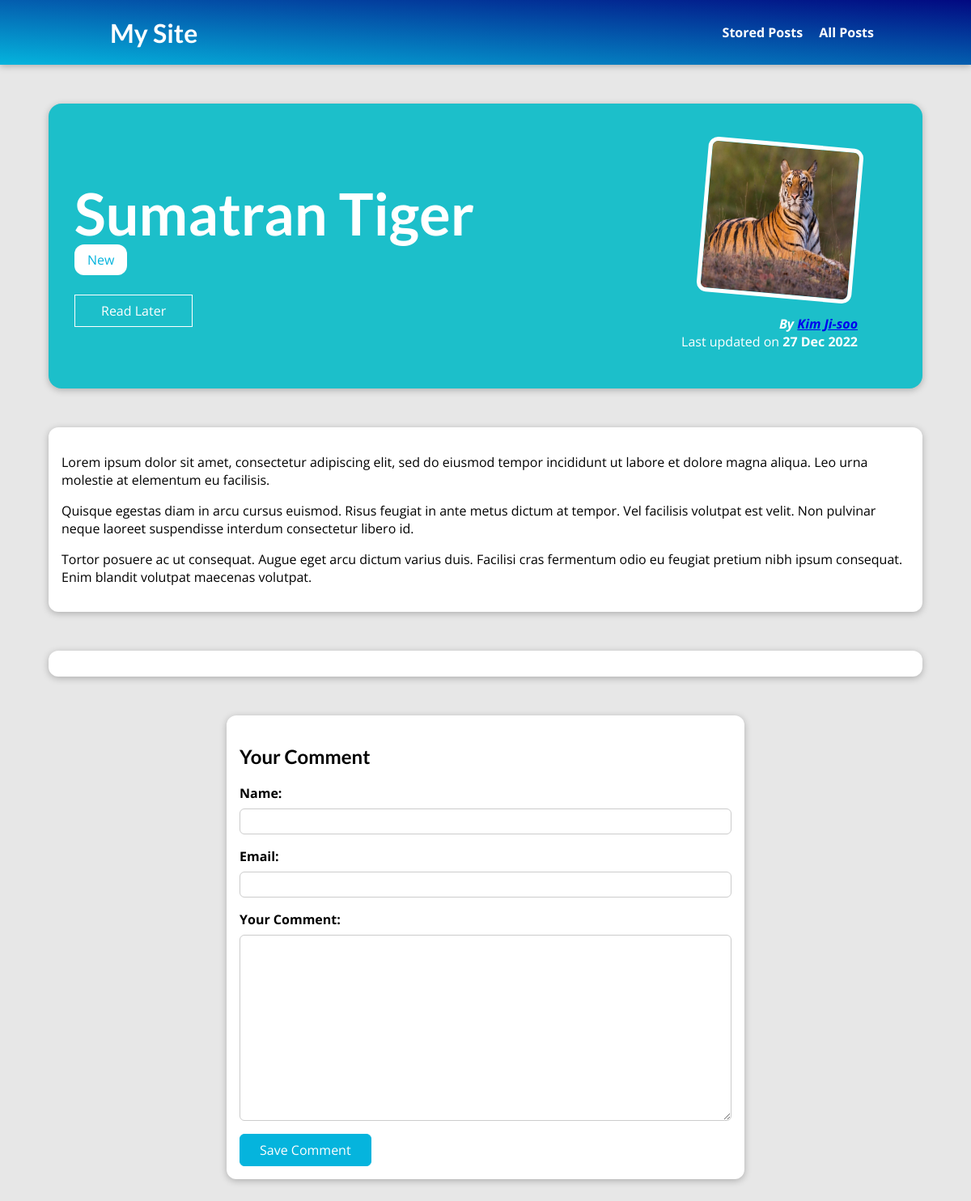
Screenshot of /post/bengal-tiger with the database file from the repository.
### new_blog/models.py (models this page shows, shortened)
class Post(models.Model):
    title = models.CharField(max_length=150)
    excerpt = models.CharField(max_length=200)
    image = models.ImageField(upload_to="posts", null=True)
    date = models.DateField(auto_now=True)
    slug = models.SlugField(unique=True, db_index=True)
    content = models.TextField(validators=[MinLengthValidator(10)])
    author = models.ForeignKey(Author, on_delete=models.SET_NULL, null=True, related_name="posts")
    tags = models.ManyToManyField(Tag)

class Tag(models.Model):
    caption = models.CharField(max_length=20)

class Author(models.Model):
    first_name = models.CharField(max_length=100)
    last_name = models.CharField(max_length=100)
    email_address = models.EmailField()
    def full_name(self):
        return f"{self.first_name} {self.last_name}"
    def __str__(self):
        return self.full_name()

### new_blog/views.py (the view, shortened to what this page needs)
# urls.py: path("post/<slug:slug>", views.SinglePostView.as_view(), name="post-detail-page"),  #post/my-first-post
class SinglePostView(DetailView):
    def is_stored_post(self, request, post_id):
        stored_posts = request.session.get("stored_posts")
        if stored_posts is not None:
            is_saved_for_later = post_id in stored_posts
        else:
            is_saved_for_later = False
        return is_saved_for_later
    def get(self, request, slug):
        post = Post.objects.get(slug=slug)
        context = {
            "post": post,
            "post_tags": post.tags.all(),
            "comment_form": CommentForm(),
            "comments": post.comments.all().order_by("-id"),
            "saved_for_later": self.is_stored_post(request, post.id)
        }
        return render(request, "new_blog/post_details.html", context)

### new_blog/forms.py
class CommentForm(forms.ModelForm):
    class Meta:
        model = Comment
        exclude = ["post"]
        labels = {
            "user_name": "Name",
            "user_email": "Email",
            "text": "Your Comment"
        }

### new_blog/templates/new_blog/post_details.html (shortened to what this page needs)
{% extends "base.html" %}
{% load static %}
{% block css_files %}
    <link rel="stylesheet" href="{% static "new_blog/post_details.css" %}" />
{% endblock %}
{% block content %}
    <section id="summary">
        <h2>{{ post.title }}</h2>
        <div>
            {% for tag in post_tags %}
                <span class="tag">{{ tag.caption }}</span>
            {% endfor %}
        </div>
        <div id="read-later">
            <form action="{% url "read-later" %}" method="POST">
                <button>
                    {% if saved_for_later %}
                        Remove from "Read Later" List
                    {% else %}
                        Read Later
                    {% endif %}
                </button>
            </form>
        </div>
        <article>
            <img src="{{ post.image.url}}" alt="{{ post.title }}" />
            <address>By <a href="mailto:{{ post.author.email_address }}">{{ post.author }}</a></address>
            <div>
                Last updated on <time>{{ post.date|date:"d M Y" }}</time>
            </div>
        </article>
    </section>
    <main>
        {{ post.content|linebreaks }}
    </main>
    <section id="comments">
    </section>
    <section id="comment-form">
        <h2>Your Comment</h2>
        <form action="{% url "post-detail-page" post.slug %}" method="POST">
            {% for form_field in comment_form %}
            <div class="form-control"{% if form_field.errors %}invalid{% endif %}>
                {{ form_field.label_tag }}
                {{ form_field }}
            </div>
            {% endfor %}
            <button>Save Comment</button>
        </form>
    </section>
{% endblock %}

### static/app.css (style rules this page uses)
* { box-sizing: border-box; }
html { font-family: 'Open Sans', 'Lato', sans-serif; }
body { margin: 0; }
h1, h2, h3 { font-family: 'Lato', sans-serif; font-weight: bold; }

### new_blog/static/new_blog/post_details.css (style rules this page uses)
body { background-color: #e7e7e7; }
#summary { margin: 8rem auto 3rem auto; padding: 2rem; width: 90%; max-width: 90rem; border-radius: 16px; background-color: #1cbfca; position: relative; box-shadow: 0 2px 8px rgba(0, 0, 0, 0.25); height: 22rem; }
#summary h2 { color: white; font-size: 4.5rem; margin-bottom: 0.25rem; }
#summary article { position: absolute; top: 2rem; right: 3rem; padding: 1rem 2rem; border-radius: 12px; text-align: right; color: white; }
#summary article img { width: 12rem; height: 12rem; border-radius: 12px; transform: rotateZ(5deg); border: 5px solid white; margin-bottom: 1rem; }
#summary address { font-weight: bold; }
#summary time { font-weight: bold; }
#read-later { margin: 2rem 0; }
#read-later button { background-color: transparent; border: 1px solid white; padding: 0.5rem 2rem; font: inherit; color: white; cursor: pointer; }
main { width: 90%; max-width: 90rem; margin: 3rem auto; background-color: white; padding: 1rem; border-radius: 12px; box-shadow: 0 2px 8px rgba(0, 0, 0, 0.25); }
.tag { background-color: white; color: #05b4dd; padding: 0.5rem 1rem; border-radius: 12px; }
#comment-form { margin: 3rem auto; width: 90%; max-width: 40rem; border-radius: 12px; background-color: white; box-shadow: 0 2px 8px rgba(0, 0, 0, 0.25); padding: 1rem; }
#comment-form button { font: inherit; background-color: #05b4dd; color: white; border: 1px solid #05b4dd; padding: 0.5rem 1.5rem; border-radius: 6px; cursor: pointer; }
.form-control { margin-bottom: 1rem; }
.form-control label { font-weight: bold; margin-bottom: 0.5rem; display: block; }
.form-control input, .form-control textarea { display: block; width: 100%; font: inherit; padding: 0.25rem; border-radius: 6px; border: 1px solid #ccc; }
#comments { margin: 3rem auto; width: 90%; max-width: 90rem; border-radius: 12px; background-color: white; box-shadow: 0 2px 8px rgba(0, 0, 0, 0.25); padding: 1rem 2rem; }

### rows the page displays
Post: title "Sumatran Tiger", image (picture), author "Kim Ji-soo", date "27 Dec 2022", content "Lorem ipsum dolor sit amet, consectetur adipiscing elit, sed do eiusmod tempor incididunt ut labore et dolore magna aliqua. Leo urna molestie at elementum eu facilisis. Quisque egestas diam in arcu cursus euismod. Risus feugiat in ante metus dictum at tempor. Vel facilisis volutpat est velit. Non pulvinar neque laoreet suspendisse interdum consectetur libero id. Tortor posuere ac ut consequat. Augue eget arcu dictum varius duis. Facilisi cras fermentum odio eu feugiat pretium nibh ipsum consequat. Enim blandit volutpat maecenas volutpat."
Tag: caption "New"
